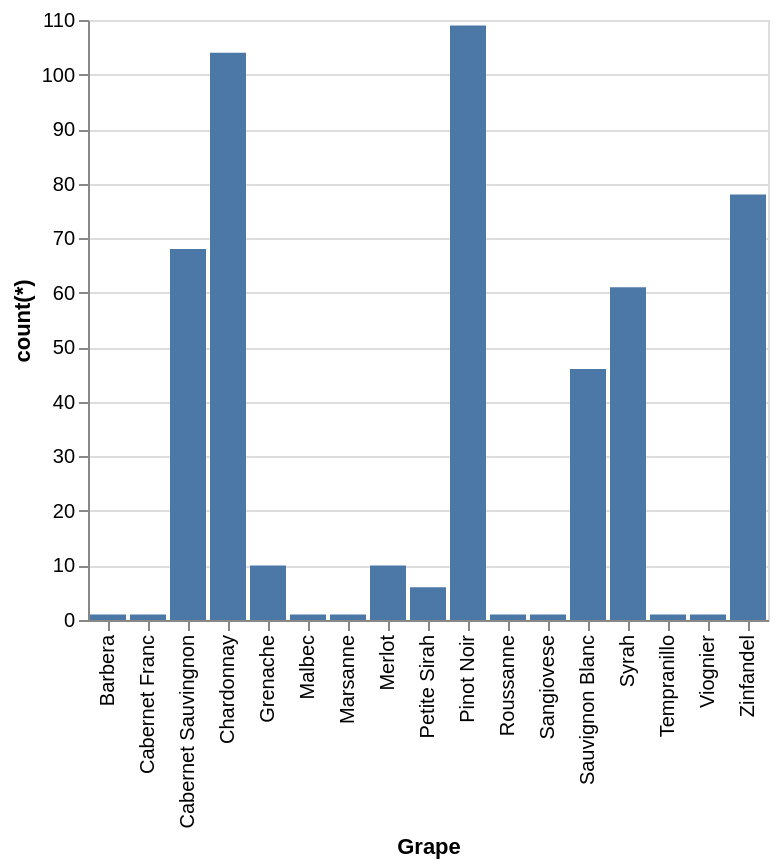

Specify this chart in Vega-Lite:
### Vega-Lite specification from a JSON file in a GitHub repository (floating-point values rounded to 4 significant figures)
{"data": {"values": [{"x_data": "Barbera", "y_data": 1}, {"x_data": "Cabernet Franc", "y_data": 1}, {"x_data": "Cabernet Sauvingnon", "y_data": 68}, {"x_data": "Chardonnay", "y_data": 104}, {"x_data": "Grenache", "y_data": 10}, {"x_data": "Malbec", "y_data": 1}, {"x_data": "Marsanne", "y_data": 1}, {"x_data": "Merlot", "y_data": 10}, {"x_data": "Petite Sirah", "y_data": 6}, {"x_data": "Pinot Noir", "y_data": 109}, {"x_data": "Roussanne", "y_data": 1}, {"x_data": "Sangiovese", "y_data": 1}, {"x_data": "Sauvignon Blanc", "y_data": 46}, {"x_data": "Syrah", "y_data": 61}, {"x_data": "Tempranillo", "y_data": 1}, {"x_data": "Viognier", "y_data": 1}, {"x_data": "Zinfandel", "y_data": 78}]}, "mark": "bar", "encoding": {"x": {"field": "x_data", "type": "nominal", "title": "Grape", "sort": "ascending"}, "y": {"field": "y_data", "type": "quantitative", "title": "count(*)"}}}
